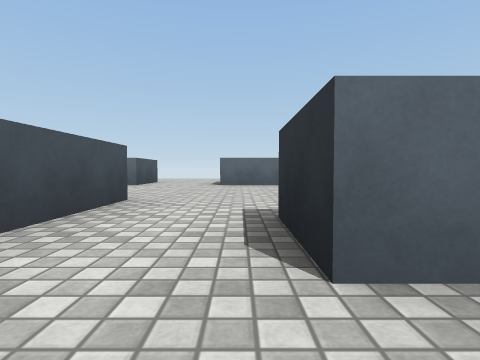
view 1 (above)

19 first-person views from a walk through a 3-D level made in the Unity game engine. The camera is 0.35 m above the floor, tilts 2° down and sees 80° across. The floor is counted in squares, 1 m on a side. Each view is taken from the middle of a square. On the plan, view 1 faces up. The plan holds only what a view shows up to about 9 squares ahead; the rest is blank. Surface patterns are stand-ins for the level's own textures.

view 2
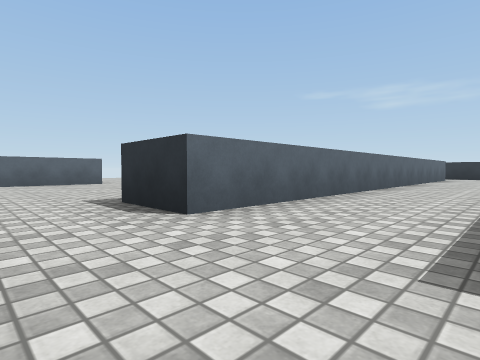

view 3
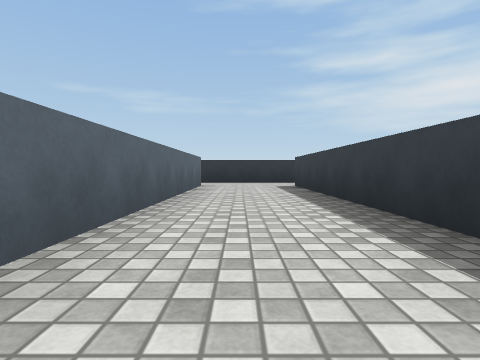

view 4
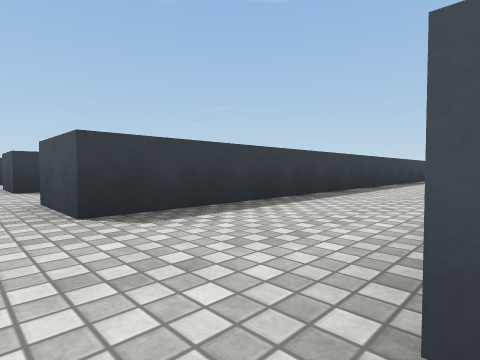

view 5
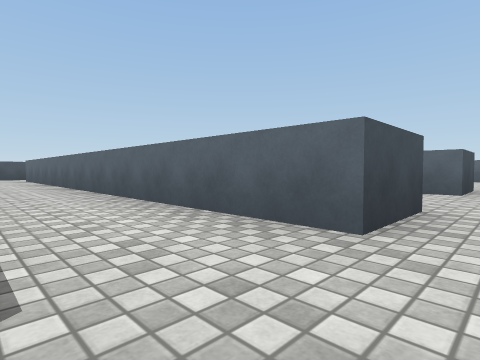

view 6
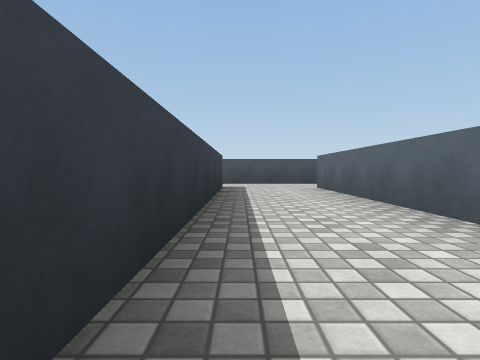

view 7
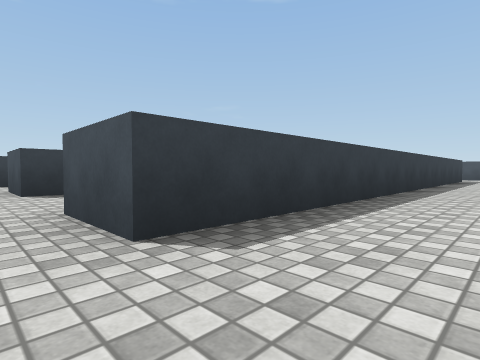

view 8
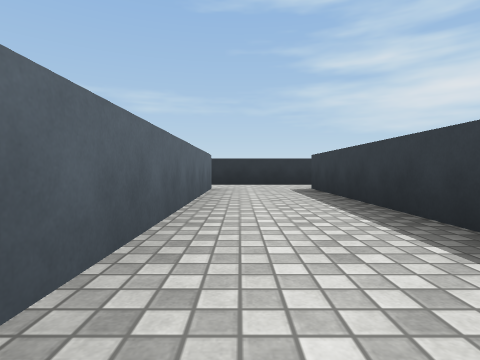

view 9
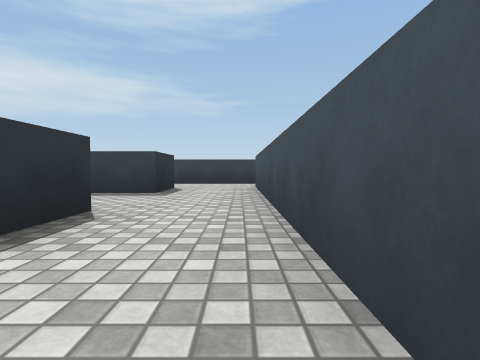

view 10
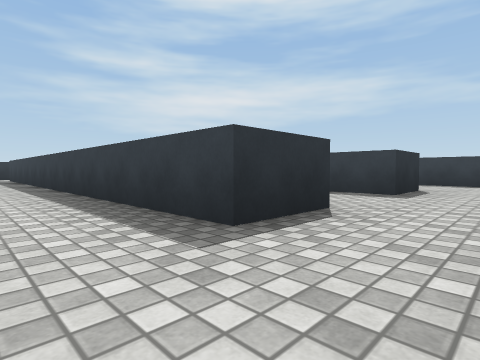

view 11
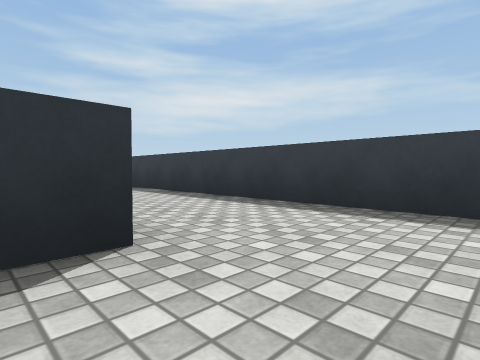

view 12
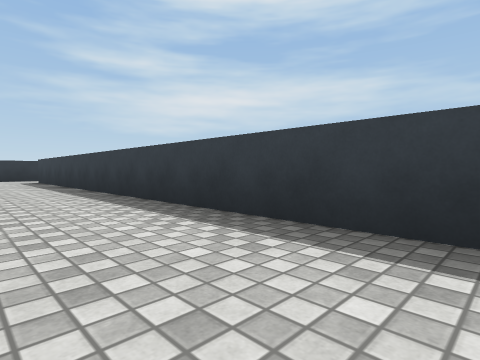

view 13
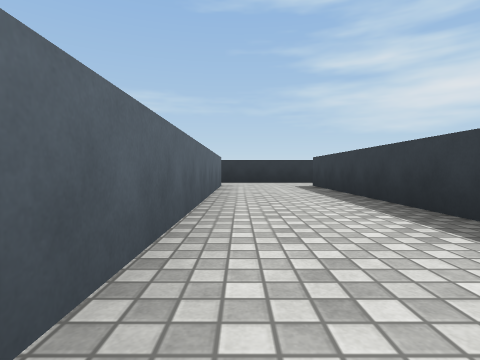

view 14
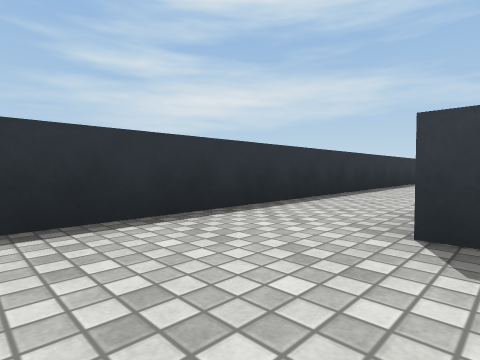

view 15
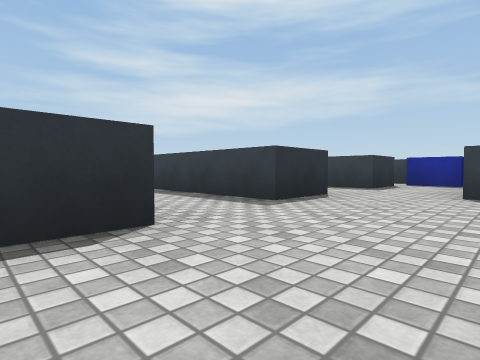

view 16
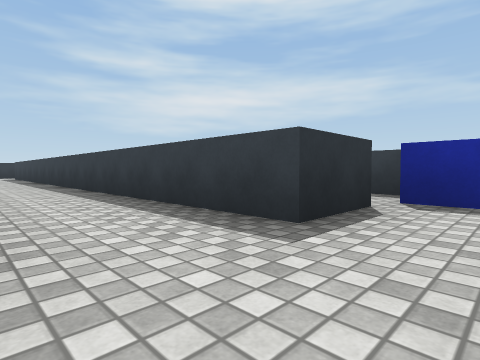

view 17
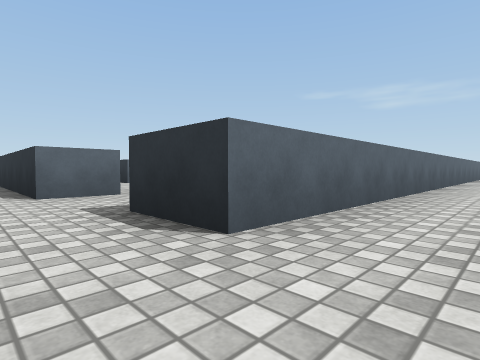

view 18
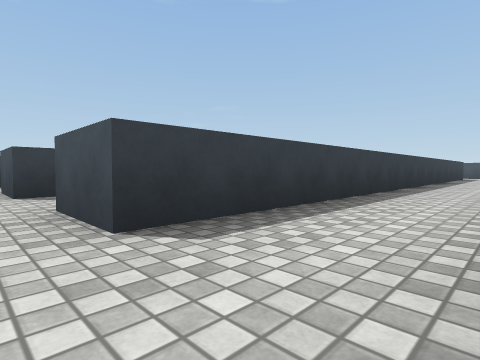

view 19
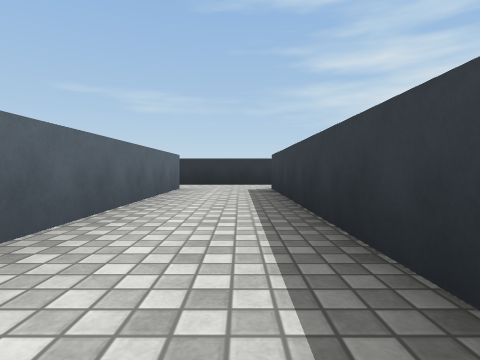

### Floor plan
Ten units are one square. View 1 is at (0, 0); x grows to the right and y downward. Boxes are objects, and circles mark ways between rooms. Rooms are numbered by the first view taken in them; rooms with no view inside come last. Other rooms are left out.
<svg viewBox="-50 -90 175 220">
<path fill="none" stroke="#000" d="M3 25 3 12 104 12 104 25M-13 4 -13 24M104 -9 3 -9M120 26 120 -11M-13 -34 -13 -15M3 -9 3 -21M-13 59 -23 59 -23 21M-20 89 -20 76M104 -21 104 -9M-20 119 -20 106M3 56 3 43 104 43 104 56M104 25 3 25M-13 24 -13 59M120 56 120 26M104 56 44 56M-20 76 104 76 104 89M120 95 120 56M104 89 -20 89M-20 106 104 106 104 119M120 125 120 95"/>
<rect x="-45" y="-85" width="20" height="20" fill="#bbb"><title>block</title></rect>
<rect x="-5" y="-85" width="20" height="20" fill="#bbb"><title>block</title></rect>
<circle cx="-5" cy="-15" r="3" fill="#2a7"/>
<circle cx="110" cy="-15" r="3" fill="#2a7"/>
<circle cx="-5" cy="15" r="3" fill="#2a7"/>
<circle cx="110" cy="15" r="3" fill="#2a7"/>
<circle cx="-20" cy="65" r="3" fill="#2a7"/>
<circle cx="-30" cy="100" r="3" fill="#2a7"/>
<circle cx="-5" cy="50" r="3" fill="#2a7"/>
<circle cx="110" cy="50" r="3" fill="#2a7"/>
<circle cx="110" cy="85" r="3" fill="#2a7"/>
<text x="40" y="0">1</text>
<text x="-40" y="-30">2</text>
<text x="50" y="40">3</text>
<text x="50" y="70">4</text>
<text x="50" y="100">5</text>
</svg>
Room 1 opens to room 2. Room 1 opens to room 3. Room 2 opens to room 4. Room 2 opens to room 5. Room 3 opens to room 4. Room 4 opens to room 5.

Where each view was taken, in squares from view 1:
view 1: 0 up, 0 right, facing up
view 2: 1 down, 1 left, facing up-right
view 3: 0 up, 4 right, facing right
view 4: 1 up, 11 right, facing down-left
view 5: 4 down, 11 right, facing up-left
view 6: 4 down, 6 right, facing left
view 7: 3 down, 11 right, facing down-left
view 8: 3 down, 5 right, facing right
view 9: 0 up, 1 left, facing down
view 10: 0 up, 1 left, facing down-right
view 11: 5 down, 1 left, facing down-right
view 12: 6 down, 1 right, facing down-right
view 13: 6 down, 4 right, facing right
view 14: 6 down, 10 right, facing down-right
view 15: 5 down, 4 left, facing down-right
view 16: 9 down, 3 left, facing down-right
view 17: 10 down, 3 left, facing up-right
view 18: 9 down, 11 right, facing down-left
view 19: 10 down, 5 right, facing right
